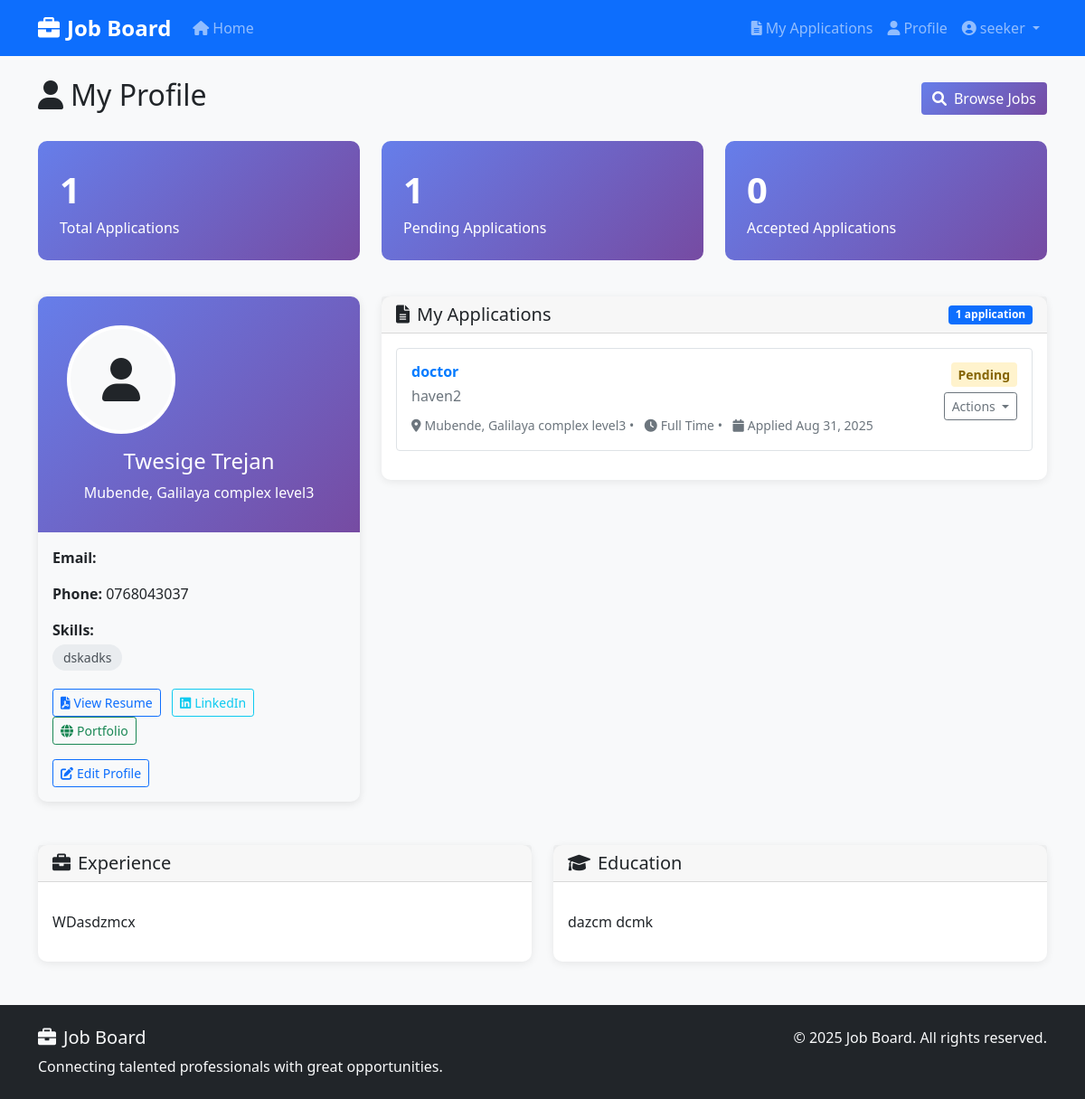
Screenshot of /accounts/job-seeker-dashboard/ (signed in) with the database file from the repository.
### accounts/models.py (models this page shows, shortened)
class JobSeekerProfile(models.Model):
    user = models.OneToOneField(User, on_delete=models.CASCADE)
    full_name = models.CharField(max_length=200)
    phone_number = models.CharField(max_length=20, blank=True, null=True)
    location = models.CharField(max_length=200, blank=True, null=True)
    resume = models.FileField(upload_to='resumes/', blank=True, null=True)
    profile_picture = models.ImageField(upload_to='profile_pictures/', blank=True, null=True)
    skills = models.TextField(help_text="Enter skills separated by commas")
    experience = models.TextField(blank=True, null=True)
    education = models.TextField(blank=True, null=True)
    linkedin_url = models.URLField(blank=True, null=True)
    portfolio_url = models.URLField(blank=True, null=True)
    created_at = models.DateTimeField(auto_now_add=True)
    updated_at = models.DateTimeField(auto_now=True)
    def get_skills_list(self):
        return [skill.strip() for skill in self.skills.split(',') if skill.strip()]

### jobs/models.py (models this page shows, shortened)
class Application(models.Model):
    job = models.ForeignKey(Job, on_delete=models.CASCADE, related_name='applications')
    applicant = models.ForeignKey(User, on_delete=models.CASCADE, related_name='applications')
    cover_letter = models.TextField()
    status = models.CharField(max_length=20, choices=APPLICATION_STATUS_CHOICES, default='pending')
    applied_at = models.DateTimeField(auto_now_add=True)
    updated_at = models.DateTimeField(auto_now=True)
    notes = models.TextField(blank=True, null=True, help_text="Internal notes by employer")
    class Meta:
        unique_together = ('job', 'applicant')
        ordering = ['-applied_at']

class Job(models.Model):
    employer = models.ForeignKey(User, on_delete=models.CASCADE, related_name='jobs')
    title = models.CharField(max_length=200)
    company_name = models.CharField(max_length=200)
    description = models.TextField()
    requirements = models.TextField()
    location = models.CharField(max_length=200)
    salary_min = models.DecimalField(max_digits=10, decimal_places=2, blank=True, null=True)
    salary_max = models.DecimalField(max_digits=10, decimal_places=2, blank=True, null=True)
    job_type = models.CharField(max_length=20, choices=JOB_TYPE_CHOICES, default='full_time')
    is_active = models.BooleanField(default=True)
    created_at = models.DateTimeField(auto_now_add=True)
    updated_at = models.DateTimeField(auto_now=True)
    deadline = models.DateTimeField(blank=True, null=True)
    class Meta:
        ordering = ['-created_at']

### accounts/views.py (the view)
# urls.py: path('job-seeker-dashboard/', views.job_seeker_dashboard, name='job_seeker_dashboard'),
@login_required
def job_seeker_dashboard(request):
    try:
        job_seeker_profile = JobSeekerProfile.objects.get(user=request.user)
    except JobSeekerProfile.DoesNotExist:
        messages.error(request, 'Please complete your profile first.')
        return redirect('create_job_seeker_profile')
    applications = Application.objects.filter(applicant=request.user)
    context = {
        'job_seeker_profile': job_seeker_profile,
        'applications': applications,
        'total_applications': applications.count(),
        'pending_applications': applications.filter(status='pending').count(),
        'accepted_applications': applications.filter(status='accepted').count(),
    }
    return render(request, 'accounts/job_seeker_dashboard.html', context)

### templates/accounts/job_seeker_dashboard.html (shortened to what this page needs)
{% extends 'base.html' %}
{% block content %}
<div class="row">
    <div class="col-12">
        <div class="d-flex justify-content-between align-items-center mb-4">
            <h2><i class="fas fa-user me-2"></i>My Profile</h2>
            <a href="{% url 'home' %}" class="btn btn-primary">
                <i class="fas fa-search me-2"></i>Browse Jobs
            </a>
        </div>
    </div>
</div>
<div class="row mb-4">
    <div class="col-md-4">
        <div class="stat-card">
            <div class="stat-number">{{ total_applications }}</div>
            <div>Total Applications</div>
        </div>
    </div>
    <div class="col-md-4">
        <div class="stat-card">
            <div class="stat-number">{{ pending_applications }}</div>
            <div>Pending Applications</div>
        </div>
    </div>
    <div class="col-md-4">
        <div class="stat-card">
            <div class="stat-number">{{ accepted_applications }}</div>
            <div>Accepted Applications</div>
        </div>
    </div>
</div>
<div class="row">
    <div class="col-lg-4">
        <div class="profile-card mb-4">
            <div class="profile-header text-center">
                {% if job_seeker_profile.profile_picture %}
                    <img src="{{ job_seeker_profile.profile_picture.url }}" alt="Profile Picture" class="profile-picture mb-3">
                {% else %}
                    <div class="profile-picture mb-3 d-flex align-items-center justify-content-center bg-light text-dark">
                        <i class="fas fa-user fa-3x"></i>
                    </div>
                {% endif %}
                <h4>{{ job_seeker_profile.full_name }}</h4>
                {% if job_seeker_profile.location %}
                    <p class="mb-0">{{ job_seeker_profile.location }}</p>
                {% endif %}
            </div>
            <div class="card-body">
                <div class="mb-3">
                    <strong>Email:</strong> {{ user.email }}
                </div>
                {% if job_seeker_profile.phone_number %}
                    <div class="mb-3">
                        <strong>Phone:</strong> {{ job_seeker_profile.phone_number }}
                    </div>
                {% endif %}
                {% if job_seeker_profile.skills %}
                    <div class="mb-3">
                        <strong>Skills:</strong>
                        <ul class="skills-list">
                            {% for skill in job_seeker_profile.get_skills_list %}
                                <li>{{ skill }}</li>
                            {% endfor %}
                        </ul>
                    </div>
                {% endif %}
                <div class="mb-3">
                    {% if job_seeker_profile.resume %}
                        <a href="{{ job_seeker_profile.resume.url }}" class="btn btn-sm btn-outline-primary me-2" target="_blank">
                            <i class="fas fa-file-pdf me-1"></i>View Resume
                        </a>
                    {% endif %}
                    {% if job_seeker_profile.linkedin_url %}
                        <a href="{{ job_seeker_profile.linkedin_url }}" class="btn btn-sm btn-outline-info me-2" target="_blank">
                            <i class="fab fa-linkedin me-1"></i>LinkedIn
                        </a>
                    {% endif %}
                    {% if job_seeker_profile.portfolio_url %}
                        <a href="{{ job_seeker_profile.portfolio_url }}" class="btn btn-sm btn-outline-success" target="_blank">
                            <i class="fas fa-globe me-1"></i>Portfolio
                        </a>
                    {% endif %}
                </div>
                <a href="{% url 'edit_job_seeker_profile' %}" class="btn btn-outline-primary btn-sm">
                    <i class="fas fa-edit me-1"></i>Edit Profile
                </a>
            </div>
        </div>
    </div>
    <div class="col-lg-8">
        <div class="card dashboard-card">
            <div class="card-header d-flex justify-content-between align-items-center">
                <h5 class="mb-0"><i class="fas fa-file-alt me-2"></i>My Applications</h5>
                <span class="badge bg-primary">{{ applications.count }} application{{ applications.count|pluralize }}</span>
            </div>
            <div class="card-body">
                {% if applications %}
                    {% for application in applications %}
                        <div class="border rounded p-3 mb-3">
                            <div class="d-flex justify-content-between align-items-start">
                                <div class="flex-grow-1">
                                    <h6 class="mb-1">
                                        <a href="{% url 'job_detail' application.job.pk %}" class="job-title">
                                            {{ application.job.title }}
                                        </a>
                                    </h6>
                                    <p class="company-name mb-2">{{ application.job.company_name }}</p>
                                    <small class="text-muted">
                                        <i class="fas fa-map-marker-alt me-1"></i>{{ application.job.location }} •
                                        <i class="fas fa-clock ms-2 me-1"></i>{{ application.job.get_job_type_display }} •
                                        <i class="fas fa-calendar ms-2 me-1"></i>Applied {{ application.applied_at|date:"M d, Y" }}
                                    </small>
                                </div>
                                <div class="text-end">
                                    <span class="application-status status-{{ application.status }}">
                                        {{ application.get_status_display }}
                                    </span>
                                    <div class="mt-2">
                                        <div class="dropdown">
                                            <button class="btn btn-sm btn-outline-secondary dropdown-toggle" type="button" data-bs-toggle="dropdown">
                                                Actions
                                            </button>
                                        </div>
                                    </div>
                                </div>
                            </div>
                        </div>
                    {% endfor %}
                {% endif %}
            </div>
        </div>
    </div>
</div>
{% if job_seeker_profile.experience or job_seeker_profile.education %}
<div class="row mt-4">
    {% if job_seeker_profile.experience %}
        <div class="col-lg-6">
            <div class="card dashboard-card">
                <div class="card-header">
                    <h5 class="mb-0"><i class="fas fa-briefcase me-2"></i>Experience</h5>
                </div>
                <div class="card-body">
                    <p class="text-break">{{ job_seeker_profile.experience|linebreaks }}</p>
                </div>
            </div>
        </div>
    {% endif %}
    {% if job_seeker_profile.education %}
        <div class="col-lg-6">
            <div class="card dashboard-card">
                <div class="card-header">
                    <h5 class="mb-0"><i class="fas fa-graduation-cap me-2"></i>Education</h5>
                </div>
                <div class="card-body">
                    <p class="text-break">{{ job_seeker_profile.education|linebreaks }}</p>
                </div>
            </div>
        </div>
    {% endif %}
</div>
{% endif %}
{% endblock %}

### templates/base.html (shortened to what this page needs)
<!DOCTYPE html>
<html lang="en">
<head>
    <link href="https://cdn.jsdelivr.net/npm/bootstrap@5.1.3/dist/css/bootstrap.min.css" rel="stylesheet">
    <link rel="stylesheet" href="https://cdnjs.cloudflare.com/ajax/libs/font-awesome/6.0.0/css/all.min.css">
    {% load static %}
    <link rel="stylesheet" href="{% static 'css/style.css' %}">
</head>
<body>
    <nav class="navbar navbar-expand-lg navbar-dark bg-primary">
        <div class="container">
            <a class="navbar-brand fw-bold" href="{% url 'home' %}">
                <i class="fas fa-briefcase me-2"></i>Job Board
            </a>
            <div class="collapse navbar-collapse" id="navbarNav">
                <ul class="navbar-nav me-auto">
                    <li class="nav-item">
                        <a class="nav-link" href="{% url 'home' %}">
                            <i class="fas fa-home me-1"></i>Home
                        </a>
                    </li>
                </ul>
                <ul class="navbar-nav">
                    {% if user.is_authenticated %}
                        {% if user.userprofile.role == 'employer' %}
                            <li class="nav-item">
                                <a class="nav-link" href="{% url 'create_job' %}">
                                    <i class="fas fa-plus me-1"></i>Post Job
                                </a>
                            </li>
                            <li class="nav-item">
                                <a class="nav-link" href="{% url 'employer_dashboard' %}">
                                    <i class="fas fa-tachometer-alt me-1"></i>Dashboard
                                </a>
                            </li>
                        {% elif user.userprofile.role == 'job_seeker' %}
                            <li class="nav-item">
                                <a class="nav-link" href="{% url 'my_applications' %}">
                                    <i class="fas fa-file-alt me-1"></i>My Applications
                                </a>
                            </li>
                            <li class="nav-item">
                                <a class="nav-link" href="{% url 'job_seeker_dashboard' %}">
                                    <i class="fas fa-user me-1"></i>Profile
                                </a>
                            </li>
                        {% endif %}
                        <li class="nav-item dropdown">
                            <a class="nav-link dropdown-toggle" href="#" id="navbarDropdown" role="button" data-bs-toggle="dropdown">
                                <i class="fas fa-user-circle me-1"></i>{{ user.username }}
                            </a>
                        </li>
                    {% endif %}
                </ul>
            </div>
        </div>
    </nav>
    <main class="container mt-4">
        {% block content %}{% endblock %}
    </main>
    <footer class="bg-dark text-light py-4 mt-5">
        <div class="container">
            <div class="row">
                <div class="col-md-6">
                    <h5><i class="fas fa-briefcase me-2"></i>Job Board</h5>
                    <p class="mb-0">Connecting talented professionals with great opportunities.</p>
                </div>
                <div class="col-md-6 text-md-end">
                    <p class="mb-0">&copy; {% now "Y" %} Job Board. All rights reserved.</p>
                </div>
            </div>
        </div>
    </footer>
</body>
</html>

### static/css/style.css (style rules this page uses)
body { font-family: 'Segoe UI', Tahoma, Geneva, Verdana, sans-serif; background-color: #f8f9fa; }
.navbar-brand { font-size: 1.5rem; }
.job-title { color: #007bff; text-decoration: none; font-weight: 600; }
.company-name { color: #6c757d; font-weight: 500; }
.application-status { font-weight: 600; padding: 0.25rem 0.5rem; border-radius: 0.25rem; font-size: 0.875rem; }
.status-pending { background-color: #fff3cd; color: #856404; }
.profile-card { border: none; box-shadow: 0 2px 10px rgba(0,0,0,0.1); border-radius: 10px; }
.profile-header { background: linear-gradient(135deg, #667eea 0%, #764ba2 100%); color: white; border-radius: 10px 10px 0 0; padding: 2rem; }
.profile-picture { width: 120px; height: 120px; border-radius: 50%; border: 4px solid white; object-fit: cover; }
.dashboard-card { border: none; box-shadow: 0 2px 10px rgba(0,0,0,0.08); border-radius: 10px; transition: transform 0.2s ease; }
.stat-card { background: linear-gradient(135deg, #667eea 0%, #764ba2 100%); color: white; border-radius: 10px; padding: 1.5rem; margin-bottom: 1rem; }
.stat-number { font-size: 2.5rem; font-weight: bold; }
.btn-primary { background: linear-gradient(135deg, #667eea 0%, #764ba2 100%); border: none; }
.skills-list { list-style: none; padding: 0; }
.skills-list li { display: inline-block; background-color: #e9ecef; color: #495057; padding: 0.25rem 0.75rem; margin: 0.25rem 0.25rem 0.25rem 0; border-radius: 15px; font-size: 0.875rem; }

### rows the page displays
JobSeekerProfile: full_name "Twesige Trejan", location "Mubende, Galilaya complex level3", phone_number "0768043037", get_skills_list "dskadks", experience "WDasdzmcx", education "dazcm dcmk"
Application: job "doctor", job.company_name "haven2", job.location "Mubende, Galilaya complex level3", job.job_type "Full Time", applied_at "Aug 31, 2025", status "Pending"

### other values shown
{{ user.username }} "seeker"
{{ total_applications }} "1"
{{ pending_applications }} "1"
{{ accepted_applications }} "0"
{{ applications.count }} "1"
